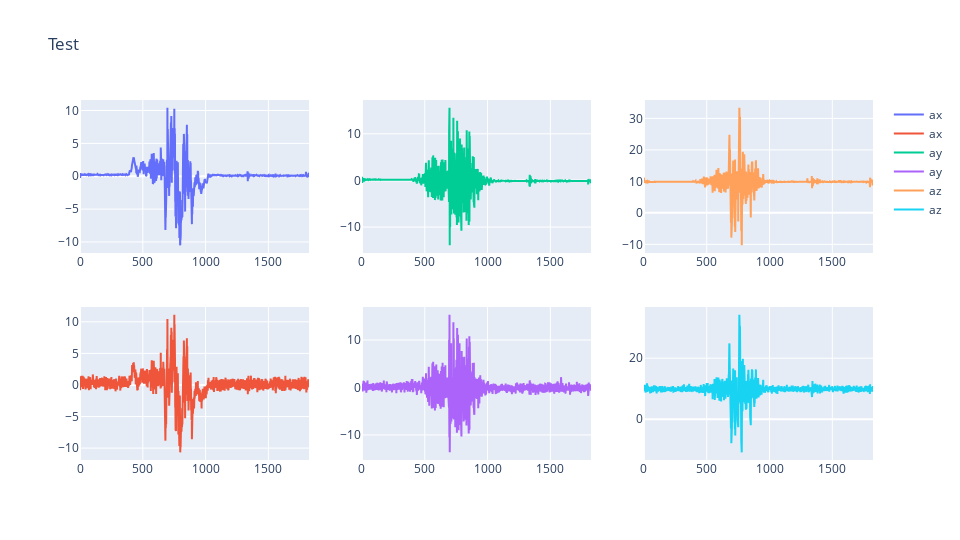

This figure's notebook cell:
### Markdown cell above
## Noise

### Code cell
noisy_data = data.copy()
noise = np.random.normal(loc=0, scale=0.5, size=noisy_data.shape)
noisy_data = noisy_data + noise

fig = comparaisonGraph(data[["ax", "ay", "az"]], noisy_data[["ax", "ay", "az"]])
fig.show()

### Figure 1 — Plotly figure (JSON) as saved in the notebook; plotly's stock layout.template omitted (floating-point values rounded to 4 significant figures; data arrays with more than 128 entries replaced by an {"elided": "..."} marker saying what was removed)
{"data": [{"name": "ax", "type": "scatter", "x": {"elided": "1825 int values"}, "xaxis": "x", "y": {"elided": "1825 float values"}, "yaxis": "y"}, {"name": "ax", "type": "scatter", "x": {"elided": "1825 int values"}, "xaxis": "x4", "y": {"elided": "1825 float values"}, "yaxis": "y4"}, {"name": "ay", "type": "scatter", "x": {"elided": "1825 int values"}, "xaxis": "x2", "y": {"elided": "1825 float values"}, "yaxis": "y2"}, {"name": "ay", "type": "scatter", "x": {"elided": "1825 int values"}, "xaxis": "x5", "y": {"elided": "1825 float values"}, "yaxis": "y5"}, {"name": "az", "type": "scatter", "x": {"elided": "1825 int values"}, "xaxis": "x3", "y": {"elided": "1825 float values"}, "yaxis": "y3"}, {"name": "az", "type": "scatter", "x": {"elided": "1825 int values"}, "xaxis": "x6", "y": {"elided": "1825 float values"}, "yaxis": "y6"}], "layout": {"height": 540, "title": {"text": "Test"}, "width": 960, "xaxis": {"anchor": "y", "domain": [0, 0.2889]}, "xaxis2": {"anchor": "y2", "domain": [0.3556, 0.6444]}, "xaxis3": {"anchor": "y3", "domain": [0.7111, 1]}, "xaxis4": {"anchor": "y4", "domain": [0, 0.2889]}, "xaxis5": {"anchor": "y5", "domain": [0.3556, 0.6444]}, "xaxis6": {"anchor": "y6", "domain": [0.7111, 1]}, "yaxis": {"anchor": "x", "domain": [0.575, 1]}, "yaxis2": {"anchor": "x2", "domain": [0.575, 1]}, "yaxis3": {"anchor": "x3", "domain": [0.575, 1]}, "yaxis4": {"anchor": "x4", "domain": [0, 0.425]}, "yaxis5": {"anchor": "x5", "domain": [0, 0.425]}, "yaxis6": {"anchor": "x6", "domain": [0, 0.425]}}}
